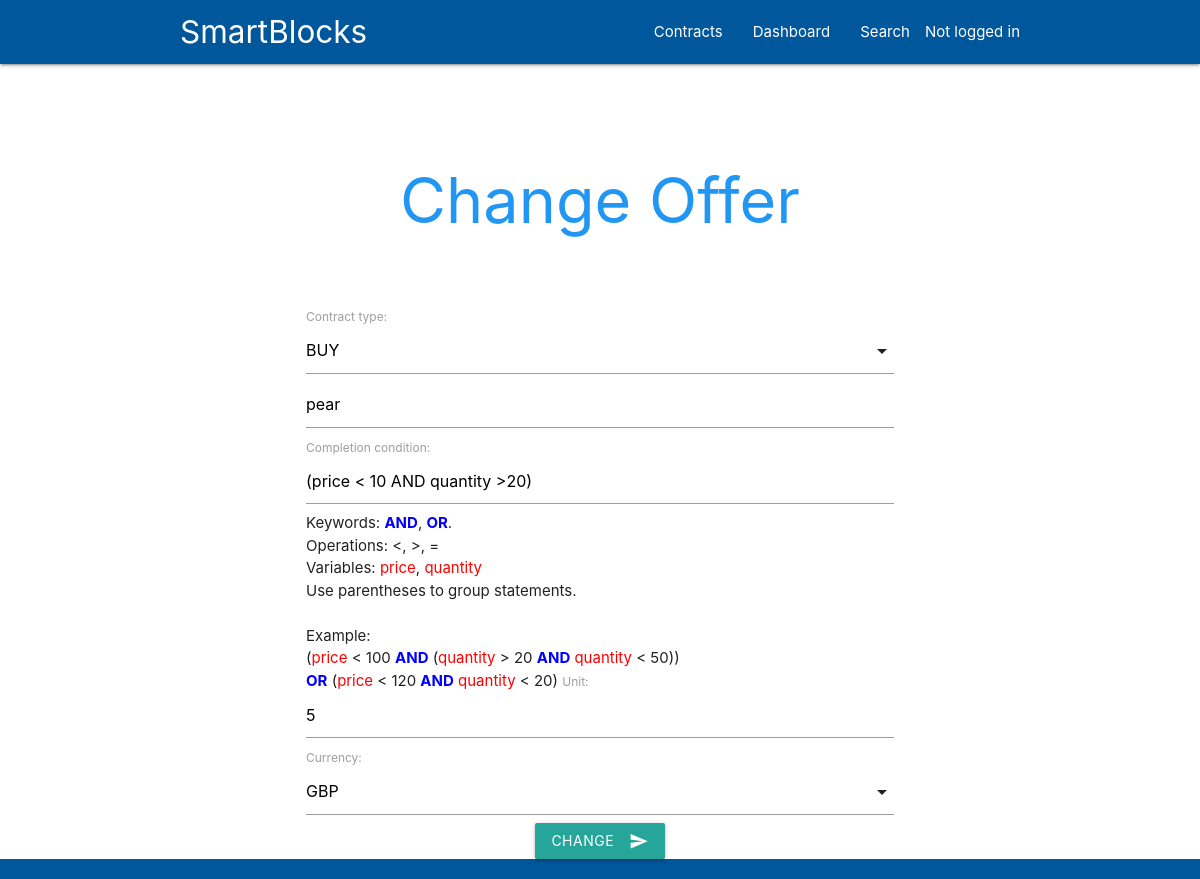
Screenshot of /webapp/changeOffer/26 with the database file from the repository.
### webapp/models.py (models this page shows, shortened)
class Offer(models.Model):
    buyer = models.ForeignKey(settings.AUTH_USER_MODEL, on_delete=models.CASCADE, related_name="b",null=True)
    seller = models.ForeignKey(settings.AUTH_USER_MODEL, on_delete=models.CASCADE, related_name="s", null=True)
    asset_name = models.CharField(max_length=100)
    condition_help = "Keywords: <span class='keyword'>AND</span>, <span class='keyword'>OR</span>.</br>Operations: <, >, =</br>Variables: <span class='variable'>price</span>, <span class='variable'>quantity</span></br>Use parentheses to group statements.</br></br>Example:</br> (<span class='variable'>price</span> < 100 <span class='keyword'>AND</span> (<span class='variable'>quantity</span> > 20 <span class='keyword'>AND</span> <span class='variable'>quantity</span> < 50)) </br><span class='keyword'>OR</span> (<span class='variable'>price</span> < 120 <span class='keyword'>AND</span> <span class='variable'>quantity</span> < 20)"
    completion_condition = models.CharField(max_length=256, help_text=condition_help)
    unit = models.CharField(max_length=10)
    GBP = 'GBP'
    USD = 'USD'
    BTC = 'BTC'
    CURRENCY_CHOICES = ((GBP, 'GBP'), (USD, 'USD'), (BTC, 'BTC'))
    currency = models.CharField(max_length=3, choices=CURRENCY_CHOICES, default=GBP)
    quantity = models.DecimalField(default=0, max_digits=20,decimal_places=4)
    price = models.DecimalField(default=0, max_digits=30, decimal_places=10)
    BUY = 'Buy'
    SELL = 'Sell'
    CONTRACT_CHOICES = ((BUY, 'BUY'),(SELL, 'SELL'))
    contract_type = models.CharField(max_length=4, choices=CONTRACT_CHOICES, default=BUY)

### webapp/views.py (the view)
# urls.py: path('changeOffer/<int:offer_id>', views.changeOffer, name='changeOffer'),
def changeOffer(request, offer_id):
	offer = Offer.objects.get(pk=offer_id)
	if request.method == 'POST':
		user = User.objects.get(pk=request.user.id)
		form = OfferCreationForm(request.POST,instance=offer)
		if form.is_valid():
			offer = form.save()
	else:
		form = OfferCreationForm(instance=offer)
	return render(request, 'webapp/changeOffer.html',{'form':form})

### webapp/models.py
class OfferCreationForm(ModelForm):
    class Meta:
        model = Offer
        fields = ['contract_type', 'asset_name', 'completion_condition', 'unit', 'currency']

### webapp/templates/webapp/changeOffer.html (shortened to what this page needs)
{% extends 'base.html' %}
{% block header %}
      <h1 class="header center blue-text">Change Offer</h1>
{% endblock %}
{% block content %}
<form method="post">
  <div class="container">
{{ form }}
    <center>
   <button class="btn waves-effect waves-light" type="submit">Change
    <i class="material-icons right">send</i>
  </button>
  <br>
</div>
</form>
{% endblock %}

### webapp/static/webapp/css/style.css (style rules this page uses)
.keyword { color: blue; font-weight: bold; }
.variable { color:red; }
html, body { height: 100%; }
body { display: flex; flex-direction: column; }

### rows the page displays
Offer: asset_name "pear", completion_condition "(price < 10 AND quantity >20)", unit "5"
